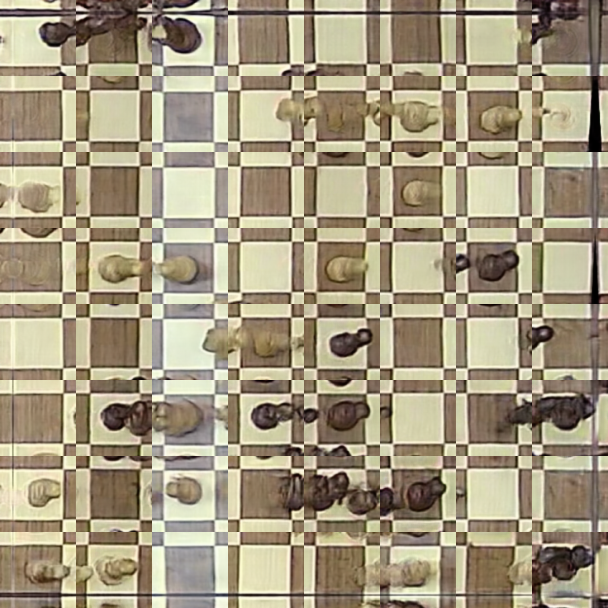
#> input picture board_full.png, 1216 x 1216 px (shown at 1/2 size); its folder holds only this picture in this run
$ python -i cut_8X8_real.py   (imports and definitions only)
#> lines starting #> are read from the running program, lines starting #| are printed output that depends on the picture; after the words box and inside, x2 and y2 are one past the last pixel; in counts of white or black regions, pixels touching at a corner belong together
#> in process_and_save, img is the input picture: shape (1216, 1216, 3); mean B, G, R 128.1, 152.9, 164.3
import os
import cv2
import glob
from pathlib import Path
import tqdm

# --- הגדרות ---
SOURCE_ROOT = "/home/nitzandu/synthetic-to-real-chessboard/datasets/unpaired/real"
OUTPUT_DIR = "/home/nitzandu/synthetic-to-real-chessboard/datasets/cut_8X8/real"

TARGET_SIZE = (800, 800)
PADDING_RATIO = 0.25

# מיפוי מספר משחק לזווית (כדי שיהיה תואם לסינתטי)
GAME_VIEW_MAP = {
    '2': 'w',
    '4': 'e',
    '5': 'w',
    '6': 'o',
    '7': 'e'
}

def ensure_dir(path):
    os.makedirs(path, exist_ok=True)

def auto_crop_board(img):
    """חיתוך חכם להסרת שוליים שחורים"""
    gray = cv2.cvtColor(img, cv2.COLOR_BGR2GRAY)
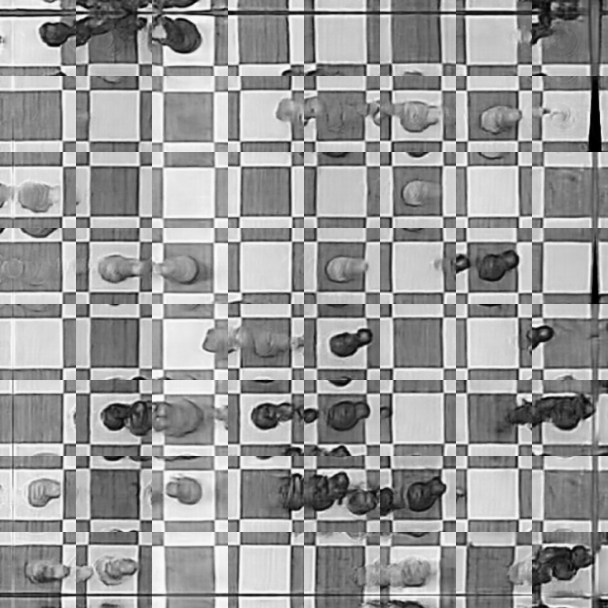
#> gray: shape (1216, 1216) (shown at 1/2 size); min 0, max 252, mean 153.5
    gray = cv2.GaussianBlur(gray, (5, 5), 0)
    _, thresh = cv2.threshold(gray, 50, 255, cv2.THRESH_BINARY)
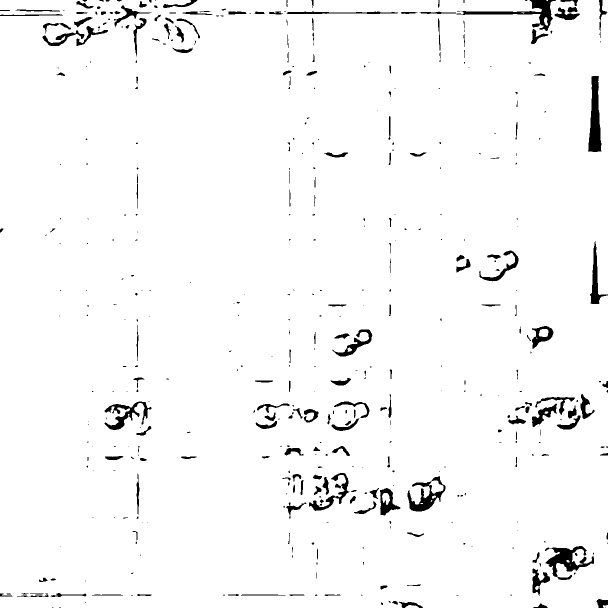
#> thresh: shape (1216, 1216) (shown at 1/2 size); 97% white; 454 black regions (257 under 20 px)
    contours, _ = cv2.findContours(thresh, cv2.RETR_EXTERNAL, cv2.CHAIN_APPROX_SIMPLE)
#> contours = 6 contours, 2 with area under 20; largest, box (x1, y1, x2, y2) and area: (0, 0, 1216, 1216) 1469104, (810, 1210, 838, 1216) 91, (1088, 34, 1096, 51) 74, (1206, 1210, 1216, 1216) 37

    if not contours:
        return img

    c = max(contours, key=cv2.contourArea)
#> c = contour of 629 points, box (x1, y1, x2, y2) (0, 0, 1216, 1216), area 1469104
    x, y, w, h = cv2.boundingRect(c)
#> x = 0; y = 0; w = 1216; h = 1216
    return img[y:y+h, x:x+w]

def process_and_save(img_path, output_dir):
    path_obj = Path(img_path)
    filename = path_obj.stem
    parent_dir = path_obj.parent.name

    # חילוץ מידע מהשם
    game_num = parent_dir.lower().replace("game", "")
    frame_num = filename.lower().replace("frame_", "").lstrip("0")
    if frame_num == "": frame_num = "0"

    view_char = GAME_VIEW_MAP.get(game_num, 'u')

    # טעינה ועיבוד
    img = cv2.imread(str(img_path))
    if img is None:
        return

    img_cropped = auto_crop_board(img)
    img_resized = cv2.resize(img_cropped, TARGET_SIZE, interpolation=cv2.INTER_AREA)

    h, w = img_resized.shape[:2]
#> h = 800; w = 800
    square_h = h // 8
#> square_h = 100
    square_w = w // 8
#> square_w = 100
    pad_h = int(square_h * PADDING_RATIO)
#> pad_h = 25
    pad_w = int(square_w * PADDING_RATIO)
#> pad_w = 25

    img_padded = cv2.copyMakeBorder(
        img_resized, pad_h, pad_h, pad_w, pad_w, cv2.BORDER_REFLECT_101
    )
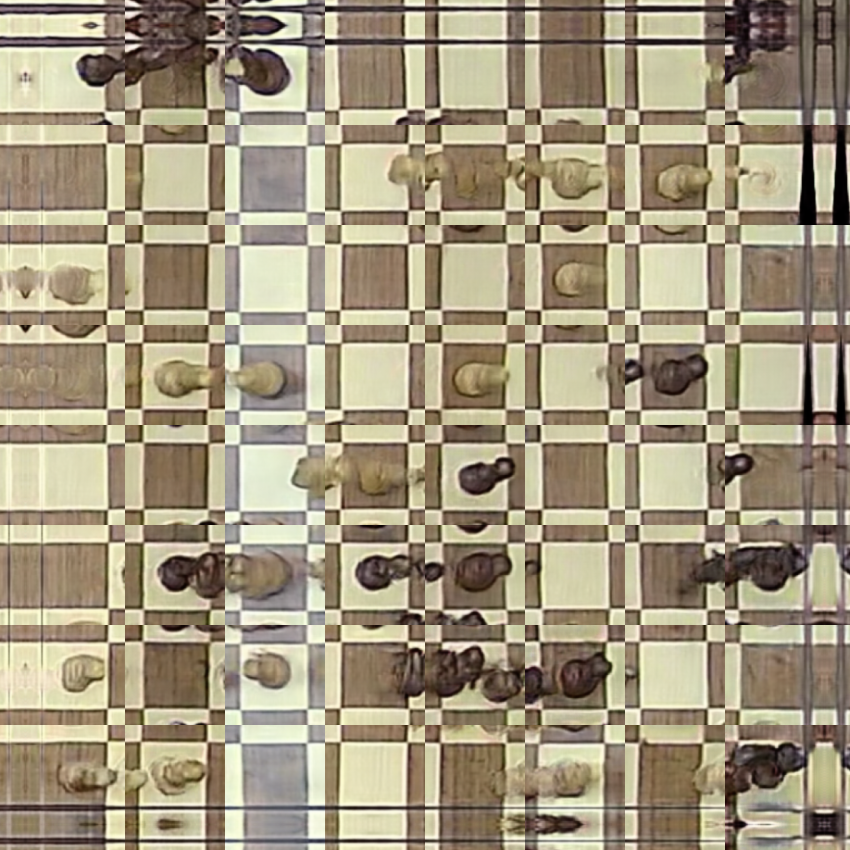
#> img_padded: shape (850, 850, 3); mean B, G, R 127.5, 151.6, 162.9

    for row in range(8):
        for col in range(8):
            y1 = row * square_h
            y2 = y1 + square_h + (2 * pad_h)
            x1 = col * square_w
            x2 = x1 + square_w + (2 * pad_w)

            patch = img_padded[y1:y2, x1:x2]

            # --- הפורמט שרצית (עם r ו-c) ---
            # G2_200_w_r0_c4.png
            save_name = f"G{game_num}_{frame_num}_{view_char}_r{row}_c{col}.png"

            save_path = os.path.join(output_dir, save_name)
            cv2.imwrite(save_path, patch)
#> this loop made 8 passes
#> pass 1, in process_and_save, `cv2.imwrite(save_path, patch)`:
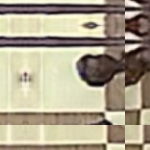
#> saved as G.._board_full_u_r0_c0.png: shape (150, 150, 3); mean B, G, R 141.1, 162.9, 172.6
#> pass 1, in process_and_save, `cv2.imwrite(save_path, patch)`:
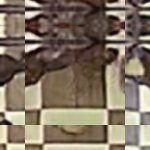
#> saved as G.._board_full_u_r0_c1.png: shape (150, 150, 3); mean B, G, R 98.8, 114.8, 129
#> pass 1, in process_and_save, `cv2.imwrite(save_path, patch)`:
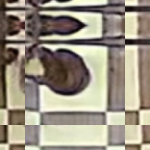
#> saved as G.._board_full_u_r0_c2.png: shape (150, 150, 3); mean B, G, R 131.7, 147, 155.4
#> pass 1, in process_and_save, `cv2.imwrite(save_path, patch)`:
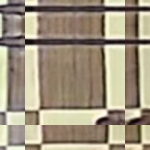
#> saved as G.._board_full_u_r0_c3.png: shape (150, 150, 3); mean B, G, R 127.9, 148.4, 160.3

def main():
    ensure_dir(OUTPUT_DIR)

    # מחיקת קבצים ישנים בתיקיית Real
    print("Cleaning old real files...")
    old_files = glob.glob(os.path.join(OUTPUT_DIR, "*.png"))
    for f in old_files:
        os.remove(f)

    # חיפוש קבצים (תומך JPG ו-PNG)
    search_pattern = os.path.join(SOURCE_ROOT, "**", "*.jpg")
    files = glob.glob(search_pattern, recursive=True)
    files.extend(glob.glob(os.path.join(SOURCE_ROOT, "**", "*.png"), recursive=True))

    print(f"Found {len(files)} real images. Processing to format: Gx_xxx_x_rX_cX...")

    for file_path in tqdm.tqdm(files):
        process_and_save(file_path, OUTPUT_DIR)

    print(f"Done! Saved to: {OUTPUT_DIR}")

# [2 lines not run here, left out]

>>> result = process_and_save('../board_full.png', 'out.png')
